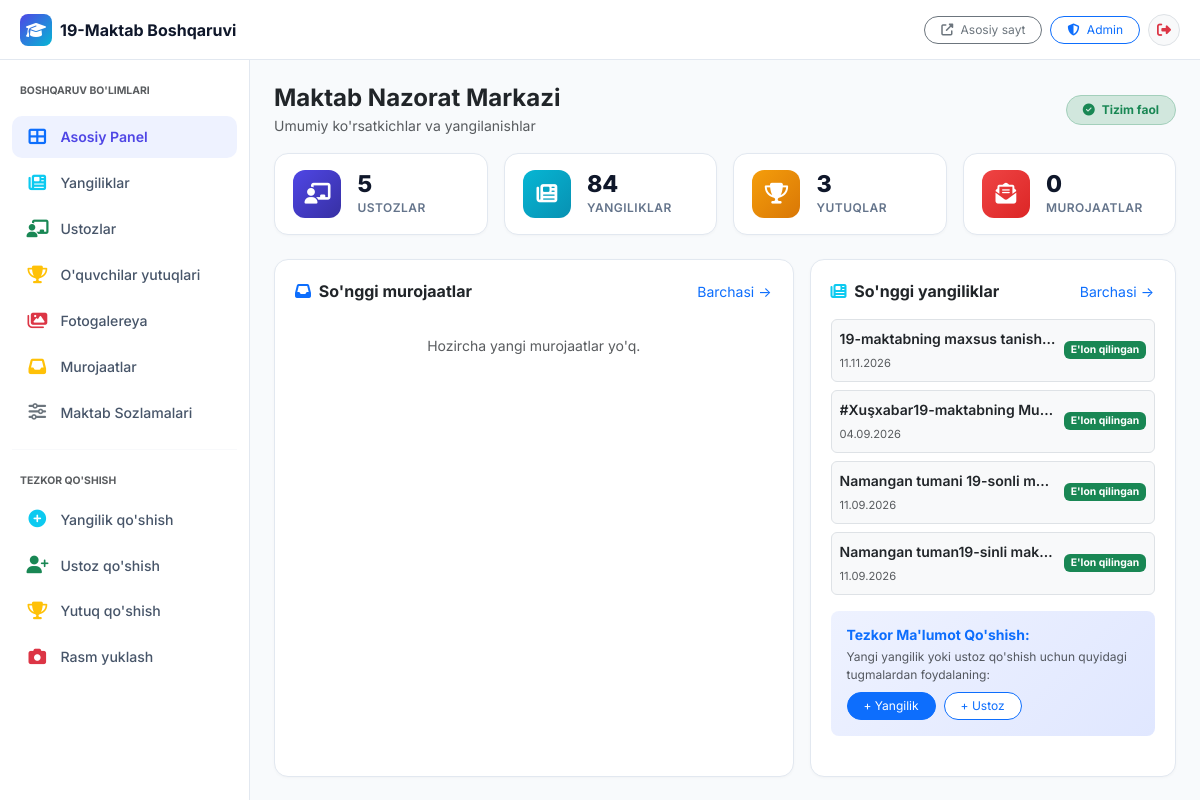
Before: /dashboard/ (signed in) with the older database file.
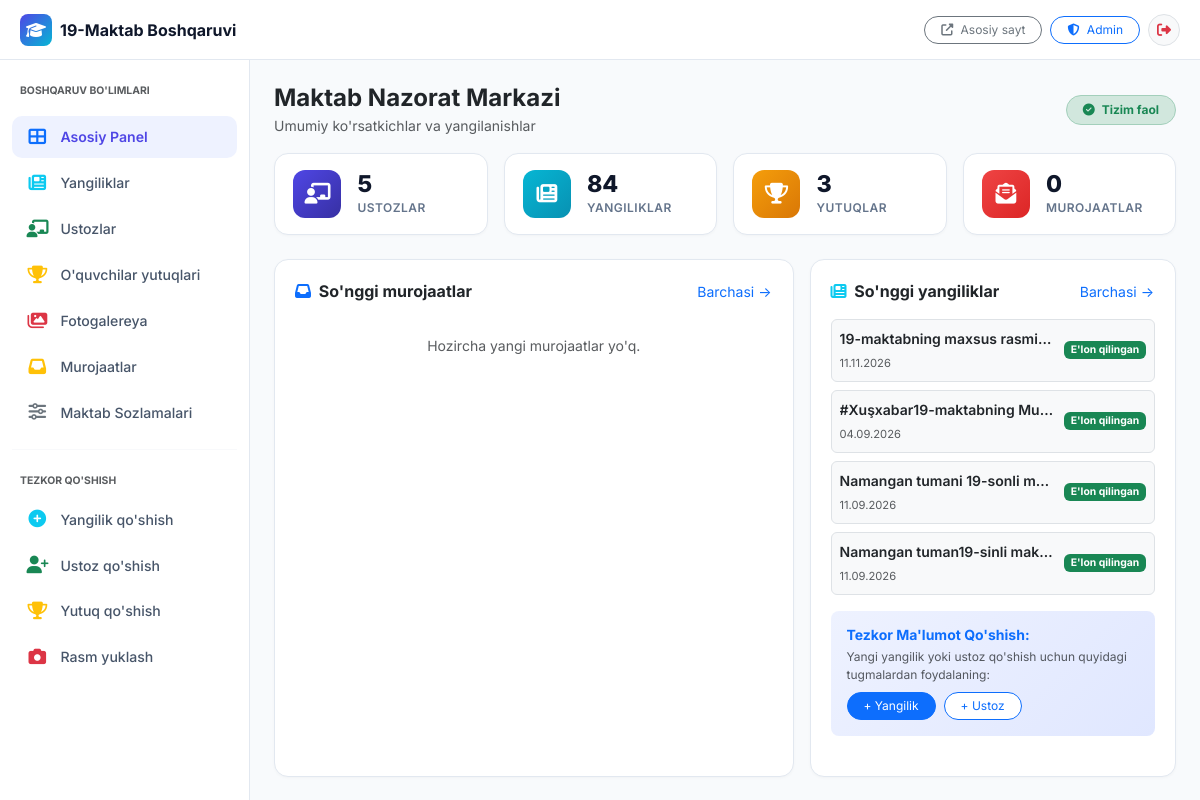
After: the same page with the newer database file.
### apps/news/models.py (models this page shows, shortened)
class News(models.Model):
    STATUS_CHOICES = [
        ('draft', 'Qoralama'),
        ('scheduled', 'Rejalashtirilgan'),
        ('published', "E'lon qilingan"),
        ('archived', 'Arxivlangan'),
    ]
    title = models.CharField(max_length=300, verbose_name="Sarlavha (UZ)")
    title_ru = models.CharField(max_length=300, blank=True, verbose_name="Sarlavha (RU)")
    title_en = models.CharField(max_length=300, blank=True, verbose_name="Sarlavha (EN)")
    slug = models.SlugField(max_length=320, unique=True, verbose_name="Slug")
    category = models.ForeignKey(NewsCategory, on_delete=models.SET_NULL, null=True, blank=True, related_name='news_items', verbose_name="Toifa")
    excerpt = models.TextField(max_length=500, verbose_name="Qisqa mazmun (UZ)")
    excerpt_ru = models.TextField(max_length=500, blank=True, verbose_name="Qisqa mazmun (RU)")
    excerpt_en = models.TextField(max_length=500, blank=True, verbose_name="Qisqa mazmun (EN)")
    content = models.TextField(verbose_name="Batafsil matn (UZ)")
    content_ru = models.TextField(blank=True, verbose_name="Batafsil matn (RU)")
    content_en = models.TextField(blank=True, verbose_name="Batafsil matn (EN)")
    cover_image = models.ImageField(upload_to='news/covers/', blank=True, null=True, verbose_name="Muqova rasmi")
    status = models.CharField(max_length=20, choices=STATUS_CHOICES, default='draft', verbose_name="Holati")
    is_featured = models.BooleanField(default=False, verbose_name="Muhim yangilik")
    scheduled_at = models.DateTimeField(null=True, blank=True, verbose_name="Rejalashtirilgan vaqt")
    published_at = models.DateTimeField(null=True, blank=True, verbose_name="E'lon qilingan vaqt")
    created_at = models.DateTimeField(auto_now_add=True, verbose_name="Yaratilgan vaqt")
    updated_at = models.DateTimeField(auto_now=True, verbose_name="Tahrirlangan vaqt")
    views_count = models.PositiveIntegerField(default=0, verbose_name="Ko'rishlar soni")
    class Meta:
        verbose_name = 'Yangilik'
        verbose_name_plural = 'Yangiliklar'
        ordering = ['-published_at', '-created_at']

### apps/core/dashboard_views.py (the view)
# urls.py: path('', dashboard_views.dashboard_home, name='dashboard_home'),
@staff_required
def dashboard_home(request):
    site_settings_obj = SiteSettings.objects.first()
    total_teachers = Teacher.objects.count()
    total_news = News.objects.count()
    total_achievements = Achievement.objects.count()
    total_contacts = Contact.objects.count()
    total_gallery = GalleryImage.objects.count()
    new_contacts_count = Contact.objects.filter(status='new').count()
    recent_contacts = Contact.objects.order_by('-created_at')[:4]
    recent_news = News.objects.order_by('-created_at')[:4]
    context = {
        'site_settings': site_settings_obj,
        'total_teachers': total_teachers,
        'total_news': total_news,
        'total_achievements': total_achievements,
        'total_contacts': total_contacts,
        'total_gallery': total_gallery,
        'new_contacts_count': new_contacts_count,
        'recent_contacts': recent_contacts,
        'recent_news': recent_news,
        'active_menu': 'home',
    }
    return render(request, 'dashboard/home.html', context)

### apps/core/context_processors.py (called while the page is built)
def site_settings(request):
    settings_obj = SiteSettings.objects.first()
    return {
        'site_settings': settings_obj,
    }

### apps/core/dashboard_views.py (called while the page is built)
def staff_required(view_func):
    actual_decorator = user_passes_test(
        lambda u: u.is_authenticated and u.is_staff,
        login_url='/dashboard/login/'
    )
    return actual_decorator(view_func)

### templates/dashboard/home.html (shortened to what the changed rows need)
{% extends 'dashboard/base.html' %}
{% block content %}
<div class="row g-3">
    <div class="col-12 col-lg-5">
        <div class="dash-card h-100">
            {% if recent_news %}
                <div class="d-flex flex-column gap-2 mb-3">
                    {% for n in recent_news %}
                        <div class="d-flex align-items-center justify-content-between p-2 rounded-2 border bg-light">
                            <div class="overflow-hidden me-2">
                                <div class="small fw-semibold text-truncate text-dark">{{ n.title }}</div>
                                <small class="text-muted" style="font-size: 0.7rem;">{{ n.published_at|date:"d.m.Y"|default:"Qoralama" }}</small>
                            </div>
                            <span class="badge {% if n.status == 'published' %}bg-success{% else %}bg-secondary{% endif %}" style="font-size: 0.65rem;">
                                {{ n.get_status_display }}
                            </span>
                        </div>
                    {% endfor %}
                </div>
            {% endif %}
        </div>
    </div>
</div>
{% endblock %}

Changed rows visible on the page:
changed News: title "19-maktabning maxsus tanish…" → "19-maktabning maxsus rasmi…"
